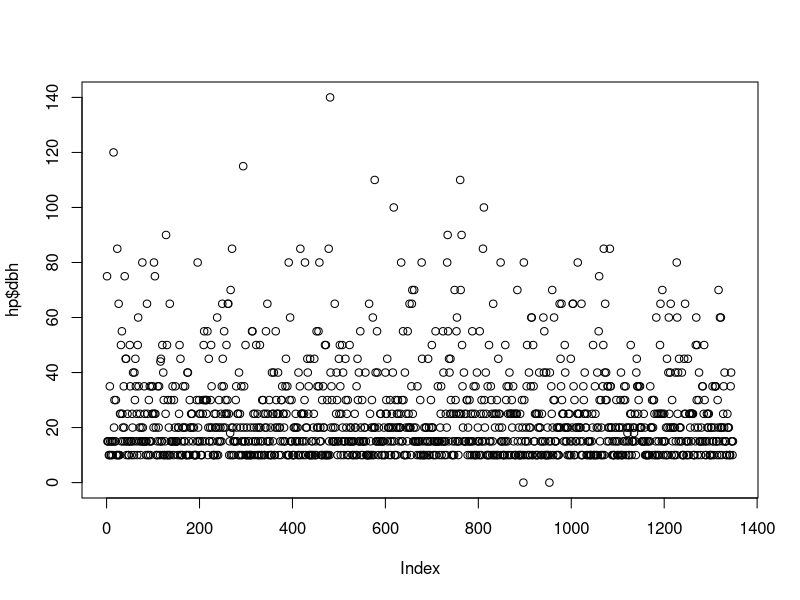
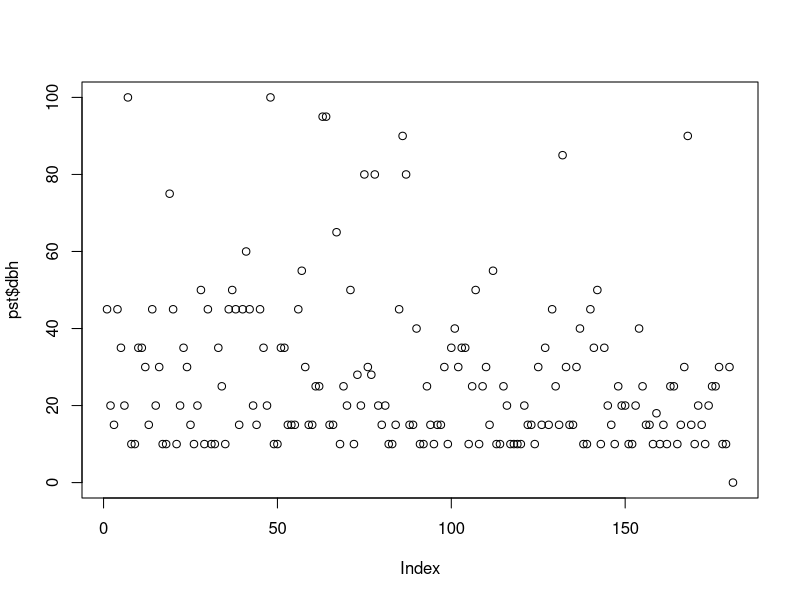

These figures' R source, in order:
#SCRIPT du projet FTH====
##Aurèlia BALAYER - Juliette XXX - Aurélien GILLARD
rm(list=ls()) #nettoyage des variables
library(readr)
hp=read_csv(file = "Inv_HP.csv")
pst=read_csv(file = "Inv_Piste.csv")

plot(hp$dbh)
plot(pst$dbh)
